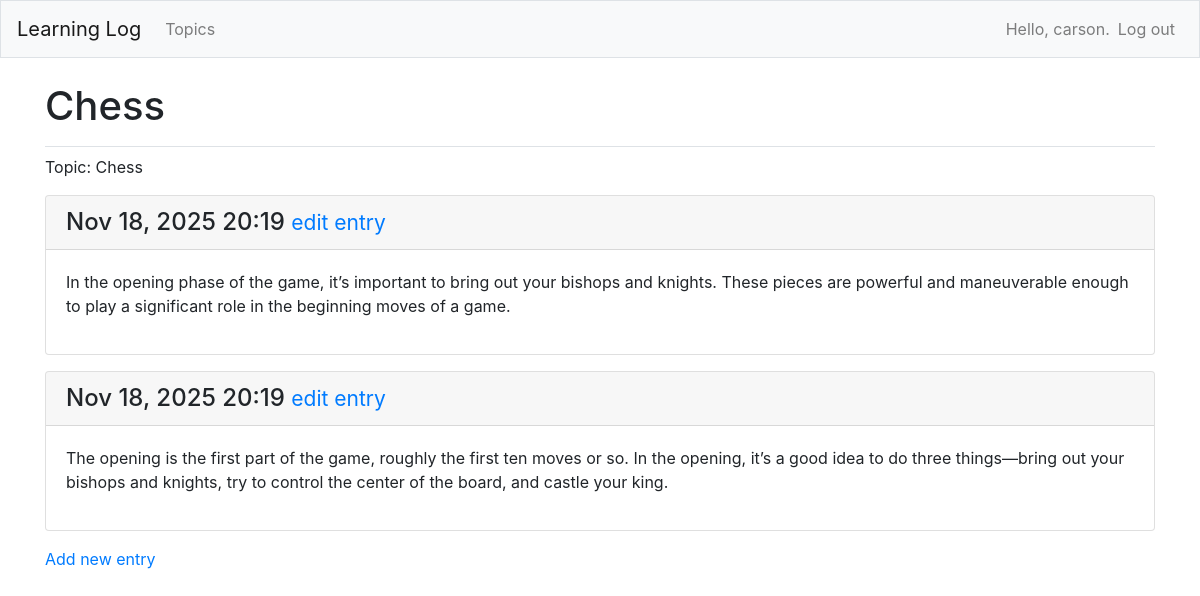
Before: /topics/1/ (signed in) with the older database file.
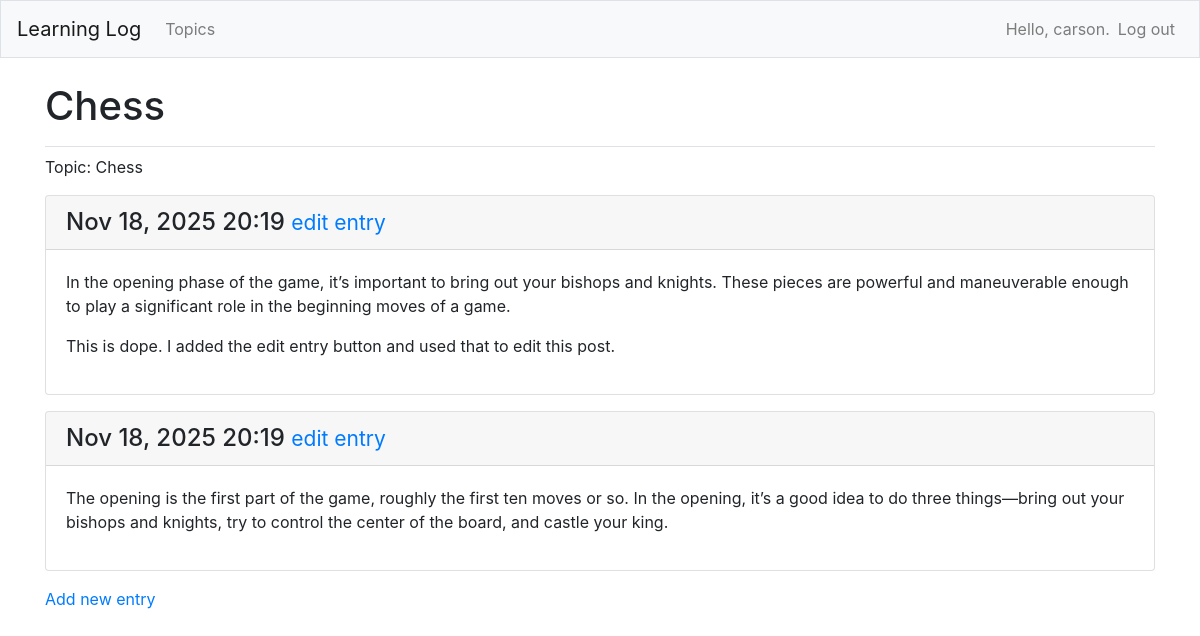
After: the same page with the newer database file.
### MainApp/models.py (models this page shows, shortened)
class Entry(models.Model):
    topic = models.ForeignKey(Topic, on_delete=models.CASCADE)
    text = models.TextField()
    date_added = models.DateTimeField(auto_now_add=True)
    class Meta:
        verbose_name_plural = "entries"

### MainApp/views.py (the view)
# urls.py: path("topics/<int:topic_id>/", views.topic, name="topic"),
@login_required
def topic(request, topic_id):
    t = Topic.objects.get(id=topic_id)
    if t.owner != request.user:
        raise Http404
    entries = Entry.objects.filter(topic=t).order_by("-date_added")
    context = {"topic": t, "entries": entries}
    return render(request, "MainApp/topic.html", context)

### MainApp/models.py (called while the page is built)
    def __str__(self):
        return self.text

### MainApp/templates/mainapp/topic.html
{% extends "MainApp/base.html" %}
{% block page_header %}
  <h1>{{ topic }}</h1>
{% endblock page_header %}
{% block content %}
  <p>Topic: {{ topic }} </p>
     {% for entry in entries %}
     <div class="card mb-3">
       <h4 class="card-header">
        {{ entry.date_added|date:'M d, Y H:i' }}
         <small><a href="{% url 'MainApp:edit_entry' entry.id %}">
          edit entry</a></small>
      </h4>
       <div class="card-body">{{ entry.text|linebreaks }}</div>
    </div>
     {% empty %}
      <p> There are no entries for this topic yet.<p>
     {% endfor %}
  <p>
   <a href="{% url 'MainApp:new_entry' topic.id %}">Add new entry</a>
 </p>
{% endblock content %}

Changed rows visible on the page:
changed Entry: text "…moves of a game." → "…moves of a game. This is dope. I added the edit entry button and used that to edit this post."
